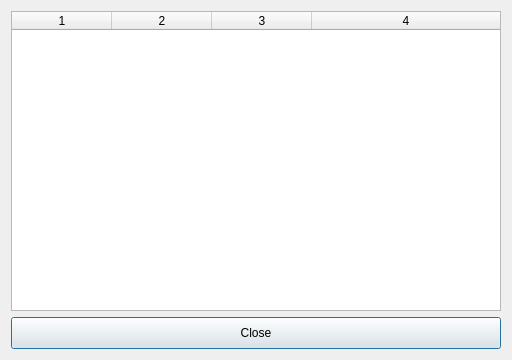
<?xml version="1.0" encoding="UTF-8"?>
<ui version="4.0">
 <class>ResultsWindow</class>
 <widget class="QDialog" name="ResultsWindow">
  <property name="windowModality">
   <enum>Qt::NonModal</enum>
  </property>
  <property name="geometry">
   <rect>
    <x>0</x>
    <y>0</y>
    <width>512</width>
    <height>360</height>
   </rect>
  </property>
  <property name="windowTitle">
   <string>FindFrame - Results</string>
  </property>
  <property name="modal">
   <bool>false</bool>
  </property>
  <layout class="QVBoxLayout" name="verticalLayout_2">
   <item>
    <widget class="QTableWidget" name="resultsTable">
     <property name="sizePolicy">
      <sizepolicy hsizetype="Preferred" vsizetype="Preferred">
       <horstretch>0</horstretch>
       <verstretch>0</verstretch>
      </sizepolicy>
     </property>
     <property name="sizeAdjustPolicy">
      <enum>QAbstractScrollArea::AdjustToContents</enum>
     </property>
     <property name="selectionMode">
      <enum>QAbstractItemView::NoSelection</enum>
     </property>
     <property name="cornerButtonEnabled">
      <bool>false</bool>
     </property>
     <property name="rowCount">
      <number>0</number>
     </property>
     <property name="columnCount">
      <number>4</number>
     </property>
     <attribute name="horizontalHeaderVisible">
      <bool>true</bool>
     </attribute>
     <attribute name="horizontalHeaderMinimumSectionSize">
      <number>100</number>
     </attribute>
     <attribute name="horizontalHeaderDefaultSectionSize">
      <number>100</number>
     </attribute>
     <attribute name="horizontalHeaderStretchLastSection">
      <bool>true</bool>
     </attribute>
     <attribute name="verticalHeaderVisible">
      <bool>false</bool>
     </attribute>
     <attribute name="verticalHeaderDefaultSectionSize">
      <number>100</number>
     </attribute>
     <attribute name="verticalHeaderStretchLastSection">
      <bool>false</bool>
     </attribute>
     <column/>
     <column/>
     <column/>
     <column/>
    </widget>
   </item>
   <item>
    <widget class="QPushButton" name="pushButton">
     <property name="minimumSize">
      <size>
       <width>0</width>
       <height>32</height>
      </size>
     </property>
     <property name="text">
      <string>Close</string>
     </property>
    </widget>
   </item>
  </layout>
 </widget>
 <resources/>
 <connections>
  <connection>
   <sender>pushButton</sender>
   <signal>clicked()</signal>
   <receiver>ResultsWindow</receiver>
   <slot>accept()</slot>
   <hints>
    <hint type="sourcelabel">
     <x>203</x>
     <y>281</y>
    </hint>
    <hint type="destinationlabel">
     <x>383</x>
     <y>-17</y>
    </hint>
   </hints>
  </connection>
 </connections>
</ui>
